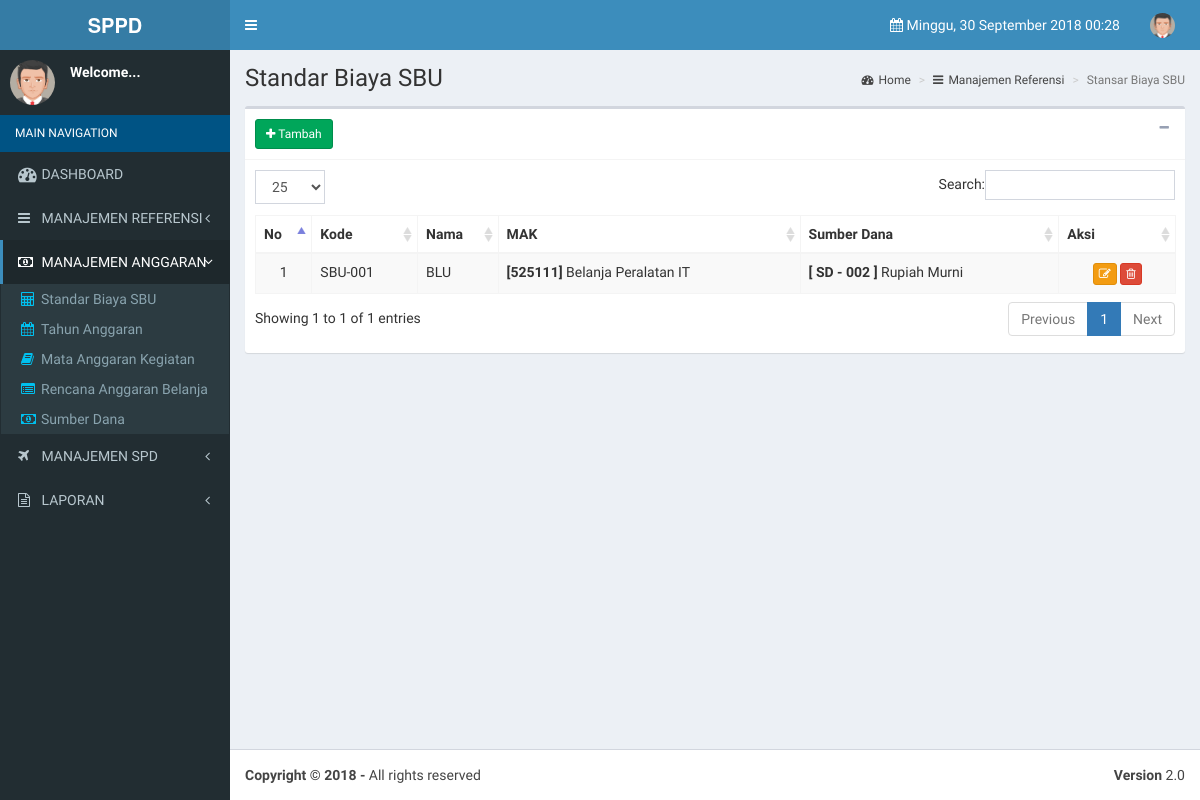
The app's page /index.php/biayasbu with its own data.
### tables this page shows
CREATE TABLE `tb_menu` (
  `id_menu` int(11) NOT NULL AUTO_INCREMENT,
  `nama_menu` varchar(50) NOT NULL,
  `icon` varchar(40) NOT NULL,
  `link` varchar(30) NOT NULL,
  `parent` int(11) NOT NULL,
  `role` enum('Administrator','Admin') DEFAULT 'Admin',
  `aktif` enum('Y','N') NOT NULL,
  PRIMARY KEY (`id_menu`)
);

CREATE TABLE `ref_biaya_sbu` (
  `biayaSbuId` int(11) NOT NULL AUTO_INCREMENT,
  `biayaSbuKode` varchar(10) DEFAULT NULL,
  `biayaSbuNama` varchar(100) DEFAULT NULL,
  `biayaSbuMakId` int(11) DEFAULT NULL,
  `biayaSbuSumberdanaId` int(11) DEFAULT NULL,
  PRIMARY KEY (`biayaSbuId`),
  KEY `biaya_sbu_mak_id` (`biayaSbuMakId`),
  KEY `biaya_sbu_sumberdana_id` (`biayaSbuSumberdanaId`),
  CONSTRAINT `biaya_sbu_mak_id` FOREIGN KEY (`biayaSbuMakId`) REFERENCES `ref_mak` (`makId`) ON UPDATE CASCADE,
  CONSTRAINT `biaya_sbu_sumberdana_id` FOREIGN KEY (`biayaSbuSumberdanaId`) REFERENCES `ref_sumberdana` (`sumberdanaId`) ON UPDATE CASCADE
);

CREATE TABLE `ref_mak` (
  `makId` int(11) NOT NULL AUTO_INCREMENT,
  `makKode` varchar(50) DEFAULT NULL,
  `makNama` varchar(100) NOT NULL,
  PRIMARY KEY (`makId`)
);

CREATE TABLE `ref_sumberdana` (
  `sumberdanaId` int(11) NOT NULL AUTO_INCREMENT,
  `sumberdanaKode` varchar(10) DEFAULT NULL,
  `sumberdanaNama` varchar(100) DEFAULT NULL,
  PRIMARY KEY (`sumberdanaId`)
);

### application/libraries/Template.php (called while the page is built)
<?php if (!defined('BASEPATH')) exit('No direct script access allowed');
class Template {
    protected $_CI;
    function __construct() {
        $this->_CI = &get_instance();
    }
    function display($template, $data = null) {
        $data['_content'] = $this->_CI->load->view($template, $data, true);
        $data['_header'] = $this->_CI->load->view('template/header', $data, true);
        $data['_sidebar'] = $this->_CI->load->view('template/sidebar', $data, true);
        $this->_CI->load->view('template/template', $data);
    }
}

### application/controllers/BiayaSbu.php (called while the page is built, shortened)
<?php
class BiayaSbu extends CI_Controller
{
    public function index()
    {
        $biayaSbu = $this->MBiayaSbu->get_all_query();
        $data = array(
            'biayaSbu_data' => $biayaSbu
        );
        $this->template->display('ref_biaya_sbu/ref_biaya_sbu_list', $data);
    }
}

### index.php (called while the page is built, shortened)
<?php
require_once BASEPATH.'core/CodeIgniter.php';

### application/models/MBiayaSbu.php (called while the page is built, shortened)
<?php
class MBiayaSbu extends CI_Model
{
    function get_all_query()
    {
        $sql = "SELECT sbu.`biayaSbuId`, sbu.`biayaSbuKode`, sbu.`biayaSbuNama`, mak.`makId`, mak.`makKode`, mak.`makNama`, sd.`sumberdanaId`, sd.`sumberdanaKode`, sd.`sumberdanaNama`
            FROM
              ref_biaya_sbu AS sbu,
              ref_mak AS mak,
              ref_sumberdana AS sd
            WHERE
              sbu.`biayaSbuMakId` = mak.`makId`
              AND sbu.`biayaSbuSumberdanaId` =  sd.`sumberdanaId`";
        return $this->db->query($sql)->result();
    }
}

### application/libraries/Ion_auth.php (called while the page is built, shortened)
<?php
class Ion_auth {
    public $_cache_user_in_group;
    public function __construct() {
        $this->_cache_user_in_group = & $this->ion_auth_model->_cache_user_in_group;
        $this->ion_auth_model->trigger_events('library_constructor');
    }
    public function __get($var) {
        return get_instance()->$var;
    }
    public function logged_in() {
        $this->ion_auth_model->trigger_events('logged_in');
        return (bool) $this->session->userdata('identity');
    }
    public function is_admin($id = false) {
        $this->ion_auth_model->trigger_events('is_admin');
        $admin_group = $this->config->item('admin_group', 'ion_auth');
        return $this->in_group($admin_group, $id);
    }
    public function in_group($check_group, $id = false, $check_all = false) {
        $this->ion_auth_model->trigger_events('in_group');
        $id || $id = $this->session->userdata('user_id');
        if (!is_array($check_group)) {
            $check_group = array($check_group);
        }
        if (isset($this->_cache_user_in_group[$id])) {
            $groups_array = $this->_cache_user_in_group[$id];
        } else {
            $users_groups = $this->ion_auth_model->get_users_groups($id)->result();
            $groups_array = array();
            $this->_cache_user_in_group[$id] = $groups_array;
        }
        foreach ($check_group as $key => $value) {
            $groups = (is_string($value)) ? $groups_array : array_keys($groups_array);
        }
        return $check_all;
    }
}

### application/models/Ion_auth_model.php (called while the page is built, shortened)
<?php
class Ion_auth_model extends CI_Model {
    public $tables = array();
    public function __construct() {
        $this->tables = $this->config->item('tables', 'ion_auth');
        $this->join = $this->config->item('join', 'ion_auth');
    }
    public function get_users_groups($id = FALSE) {
        $id || $id = $this->session->userdata('user_id');
        return $this->db->select($this->tables['tb_users_groups'] . '.' . $this->join['tb_groups'] . ' as id, ' . $this->tables['tb_groups'] . '.name, ' . $this->tables['tb_groups'] . '.description')
                        ->where($this->tables['tb_users_groups'] . '.' . $this->join['tb_users'], $id)
                        ->join($this->tables['tb_groups'], $this->tables['tb_users_groups'] . '.' . $this->join['tb_groups'] . '=' . $this->tables['tb_groups'] . '.id')
                        ->get($this->tables['tb_users_groups']);
    }
}

### application/views/ref_biaya_sbu/ref_biaya_sbu_list.php (the view, shortened to what this page needs)
<section class='content-header'>
    <h1>
        Standar Biaya SBU
    </h1>
    <ol class='breadcrumb'>
        <li><a href='dashboard'><i class='fa fa-dashboard'></i>Home</a></li>
        <li><a href='#'><i class='fa fa-navicon'></i>Manajemen Referensi</a></li>
        <li class='active'>Stansar Biaya SBU</li>
    </ol>
</section>
        <section class='content'>
          <div class='row'>
            <div class='col-xs-12'>
              <div class='box'>
                <div class='box-header with-border'>
                    <h3 class='box-title'>
                        <?php echo anchor('biayasbu/create/',' <i class="fa fa-plus"></i> Tambah',array('class'=>'btn btn-success btn-sm'));?>
                    </h3>
                    <div class="box-tools pull-right">
                        <button type="button" class="btn btn-box-tool" data-widget="collapse" data-toggle="tooltip" title="" data-original-title="Collapse">
                            <i class="fa fa-minus">
                        </i></button>
                    </div>
                </div>
                <div class='box-body'>
                <table class="table table-bordered table-striped table-hover" id="mytable">
                    <thead>
                        <tr>
                            <th width="40px">No</th>
                            <th>Kode</th>
                            <th>Nama</th>
                            <th>MAK</th>
                            <th>Sumber Dana</th>
                            <th width="100px">Aksi</th>
                        </tr>
                    </thead>
            	    <tbody>
                        <?php
                        $start = 0;
                        foreach ($biayaSbu_data as $biayasbu)
                        {
                            ?>
                            <tr>
            		    <td align="center"><?php echo ++$start ?></td>
            		    <td><?php echo $biayasbu->biayaSbuKode ?></td>
            		    <td><?php echo $biayasbu->biayaSbuNama ?></td>
                        <td><?php echo '<b>['.$biayasbu->makKode.']</b>  '.$biayasbu->makNama ?></td>
                        <td><?php echo '<b>[ '.$biayasbu->sumberdanaKode.' ]</b>  '.$biayasbu->sumberdanaNama ?></td>
            		    <td align="center" nowrap>
            			<?php
            			echo anchor(site_url('biayasbu/update/'.$biayasbu->biayaSbuId),'<i class="fa fa-pencil-square-o"></i>',array('data-toggle' => 'tooltip', 'title'=>'Ubah','class'=>'btn btn-warning btn-xs'));
            			echo anchor(site_url('biayasbu/delete/'.$biayasbu->biayaSbuId),'<i class="fa fa-trash-o"></i>','data-toggle="tooltip" title="Hapus" class="btn btn-danger btn-xs" onclick="javasciprt: return confirm(\'Apakah anda yakin ?\')"');
            			?>
            		    </td>
            	        </tr>
                            <?php
                        }
                        ?>
                    </tbody>
                </table>
                    </div>
              </div>
            </div>
          </div>
        </section>

### application/views/template/sidebar.php (shortened to what this page needs)
<aside class="main-sidebar">
    <section class="sidebar">
        <div class="user-panel">
            <div class="pull-left image">
                <img src="<?php echo base_url('assets/img/avatar5.png'); ?>" class="img-circle" alt="User Image" />
            </div>
            <div class="pull-left info">
                <p>Welcome...</p>
            </div>
        </div>
        <ul class="sidebar-menu">
            <li class="header bg-blue-active">MAIN NAVIGATION</li>
                <?php
                if ($this->ion_auth->is_admin()) {
                    $main = $this->db->get_where('tb_menu', array('parent' => 0, 'role' => 'Admin'));
                    foreach ($main->result() as $m) {
                        $sub = $this->db->get_where('tb_menu', array('parent' => $m->id_menu));
                        if ($sub->num_rows() > 0) {
                            $uri = $this->uri->segment(1);
                            $idclass = $this->db->get_where('tb_menu', array('link' => $uri))->row_array();
                            if ($m->id_menu == $idclass['parent']) {
                                $class = "active treeview";
                            } else {
                                $class = "";
                            }
                            echo '<li class=' . $class . '>' . anchor($m->link, '<i class="' . $m->icon . '"></i>
                            <span class="treeview">' . strtoupper($m->nama_menu) . '</span>
                            <b class="fa fa-angle-left pull-right"></b>', array('class' => 'dropdown-toggle'));
                            echo "<ul class='treeview-menu'>";
                            foreach ($sub->result() as $s) {
                                $uri = $this->uri->segment(1);
                                if ($s->link == $uri) {
                                    $class1 = "active treeview";
                                } else {
                                    $class1 = "";
                                }
                                echo '<li class=' . $class1 . '>' . anchor($s->link, '<i class="' . $s->icon . '"></i>' . $s->nama_menu) . '</li>';
                            }
                            echo "</ul>";
                            echo '</li>';
                        } else {
                            $uri = $this->uri->segment(1);
                            if ($m->link == $uri) {
                                $class2 = "active";
                            } else {
                                $class2 = "";
                            }
                            echo '<li class=' . $class2 . '>' . anchor($m->link, '<i class="' . $m->icon . ' fa-lg">
                            </i>  <span class="treeview">' . strtoupper($m->nama_menu) . '</span>') . '</li>';
                        }
                    }
                    echo '<li class="header bg-blue-active">ADMIN NAVIGATION</li> ';
                    $admin = $this->db->get_where('tb_menu', array('parent' => 0, 'role' => 'Administrator'));
                    foreach ($admin->result() as $m) {
                        $sub = $this->db->get_where('tb_menu', array('parent' => $m->id_menu));
                        if ($sub->num_rows() > 0) {
                            $uri = $this->uri->segment(1);
                            $idclass = $this->db->get_where('tb_menu', array('link' => $uri))->row_array();
                            if ($m->id_menu == $idclass['parent']) {
                                $class = "active treeview";
                            } else {
                                $class = "";
                            }
                            echo '<li class=' . $class . '>' . anchor($m->link, '<i class="' . $m->icon . '"></i>
                                <span class="treeview">' . strtoupper($m->nama_menu) . '</span>
                                <b class="fa fa-angle-left pull-right"></b>', array('class' => 'dropdown-toggle'));
                            echo "<ul class='treeview-menu'>";
                            foreach ($sub->result() as $s) {
                                $uri = $this->uri->segment(1);
                                if ($s->link == $uri) {
                                    $class1 = "active treeview";
                                } else {
                                    $class1 = "";
                                }
                                echo '<li class=' . $class1 . '>' . anchor($s->link, '<i class="' . $s->icon . '"></i>' . $s->nama_menu) . '</li>';
                            }
                            echo "</ul>";
                            echo '</li>';
                        } else {
                            $uri = $this->uri->segment(1);
                            if ($m->link == $uri) {
                                $class2 = "active";
                            } else {
                                $class2 = "";
                            }
                            echo '<li class=' . $class2 . '>' . anchor($m->link, '<i class="' . $m->icon . ' fa-lg">
                                </i>  <span class="treeview">' . strtoupper($m->nama_menu) . '</span>') . '</li>';
                        }
                    }
                } else {
                    $main = $this->db->get_where('tb_menu', array('parent' => 0, 'role' => 'Admin'));
                    foreach ($main->result() as $m) {
                        $sub = $this->db->get_where('tb_menu', array('parent' => $m->id_menu));
                        if ($sub->num_rows() > 0) {
                            $uri = $this->uri->segment(1);
                            $idclass = $this->db->get_where('tb_menu', array('link' => $uri))->row_array();
                            if ($m->id_menu == $idclass['parent']) {
                                $class = "active treeview";
                            } else {
                                $class = "";
                            }
                            echo '<li class=' . $class . '>' . anchor($m->link, '<i class="' . $m->icon . '"></i>
                            <span>' . strtoupper($m->nama_menu) . '</span>
                            <b class="fa fa-angle-left pull-right"></b>', array('class' => 'dropdown-toggle'));
                            echo "<ul class='treeview-menu'>";
                            foreach ($sub->result() as $s) {
                                $uri = $this->uri->segment(1);
                                if ($s->link == $uri) {
                                    $class1 = "active treeview";
                                } else {
                                    $class1 = "";
                                }
                                echo '<li class=' . $class1 . '>' . anchor($s->link, '<i class="' . $s->icon . '"></i>' . $s->nama_menu) . '</li>';
                            }
                            echo "</ul>";
                            echo '</li>';
                        } else {
                            $uri = $this->uri->segment(1);
                            if ($m->link == $uri) {
                                $class2 = "active";
                            } else {
                                $class2 = "";
                            }
                            echo '<li class=' . $class2 . '>' . anchor($m->link, '<i class="' . $m->icon . ' fa-lg">
                            </i>  <span>' . strtoupper($m->nama_menu) . '</span>') . '</li>';
                        }
                    }
                }
                ?>
        </ul>
    </section>
</aside>

### records on screen
tb_menu: link+icon+nama_menu "DASHBOARD"
tb_menu: link+icon+nama_menu "MANAJEMEN REFERENSI"
tb_menu: link+icon+nama_menu "MANAJEMEN ANGGARAN"
tb_menu: link+icon+nama_menu "Standar Biaya SBU"
tb_menu: link+icon+nama_menu "Tahun Anggaran"
tb_menu: link+icon+nama_menu "Mata Anggaran Kegiatan"
tb_menu: link+icon+nama_menu "Rencana Anggaran Belanja"
tb_menu: link+icon+nama_menu "Sumber Dana"
tb_menu: link+icon+nama_menu "MANAJEMEN SPD"
tb_menu: link+icon+nama_menu "LAPORAN"
ref_biaya_sbu: biayaSbuKode "SBU-001", biayaSbuNama "BLU", biayaSbuMakId.makKode "525111", biayaSbuMakId.makNama "Belanja Peralatan IT", biayaSbuSumberdanaId.sumberdanaKode "SD - 002", biayaSbuSumberdanaId.sumberdanaNama "Rupiah Murni"

### other values on screen
tanggal_new() "Minggu, 30 September 2018 00:28"
